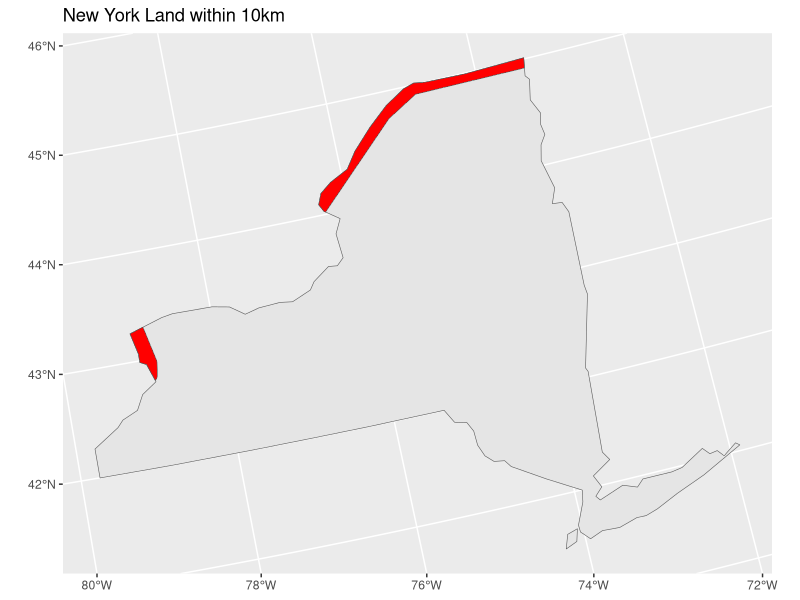

Write R code to recreate this figure.
#GEO511 case study 5
#Beware the Canadians!
#Kaitlyn Biehler
#
#
#Generate a polygon that includes all land in NY 
#that is within 10km of the Canadian border (not including the great lakes)
#then
#Calculate it’s area in km^2. How much land will you need to defend from the Canadians?
#begin
#load libraries
library(spData)
library(sf)
library(tidyverse)
library(units)
#load 'world' data from spData package
data(world)  
# load 'states' boundaries from spData package
data(us_states)

#plot(world[1])  #plot if desired
#plot(us_states[1]) #plot if desired

#transform to the albers equal area projection:
albers="+proj=aea +lat_1=29.5 +lat_2=45.5 +lat_0=37.5 +lon_0=-96 +x_0=0 +y_0=0 +ellps=GRS80 +datum=NAD83 +units=m +no_defs"

#change crs to albers
world_albers <-st_transform(world, albers)

#filter the world dataset to include only name_long=="Canada"
Canada <- filter(world_albers, name_long=="Canada")

#plot(Canada)

#buffer canada to 10km (10000m)
#units??
buf_Canada<- st_buffer(Canada, 10000)
data("us_states")
#change crs to albers
us_albers <- st_transform(us_states, albers)

#plot(us_states)

NY_state <- filter(us_albers, NAME == "New York")
#plot(NY_state)

#create a border object
#not working beyond this point
border <- st_intersection(buf_Canada, NY_state)

#plot
ggplot() +
  geom_sf(data = NY_state)+
  geom_sf(data = border, fill = "red") +
  labs(title = "New York Land within 10km")

#calculate area of the polygon
area_border <- st_area(border)
#print(area_border)
new_area_border <- set_units(area_border, km^2)
